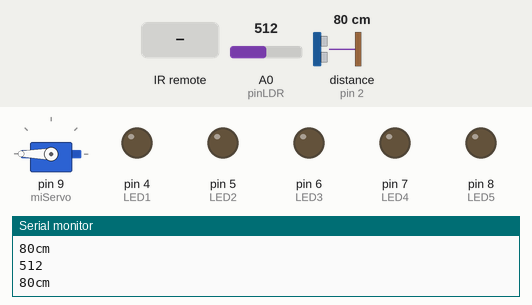
Bench run of a sketch on a simulated Arduino Uno, built with avr-gcc and run on an emulated ATmega328P. Parts: servo, output pins drawn as LEDs (lit = HIGH), the last lines printed to the serial monitor. Wiring (inferred from the names in the program): ultrasonic range finder: trigger pin 3; echo pin 2. The test bench sets the inputs (shaded band); at power-on: distance to the obstacle (sensor on pin 2) 80 cm, A0 (pinLDR) = 512. The echo pulse lasts 58.3 µs per cm; pins used as bus, display or sensor lines are not drawn.

Above: at 1.2 s.
1.3 s: distance to the obstacle (sensor on pin 2) set to 8 cm
2.8 s: distance to the obstacle (sensor on pin 2) set to 5 cm
At 4.0 s:
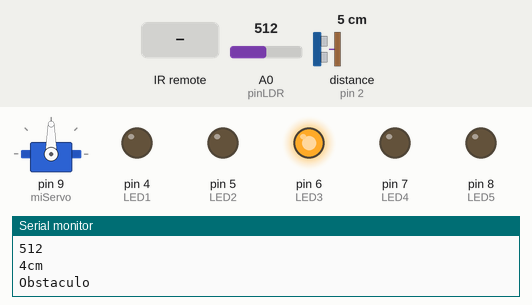
4.3 s: infrared code 0xFFA25D received
At 4.8 s:
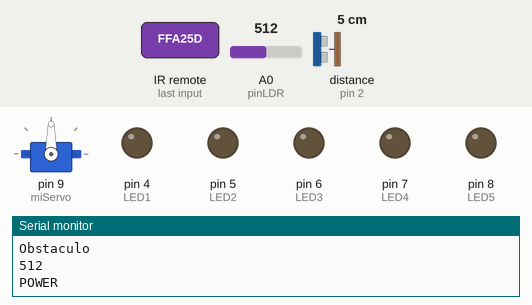
6.4 s: A0 (pinLDR) set to 313
7.9 s: A0 (pinLDR) set to 283
At 8.9 s:
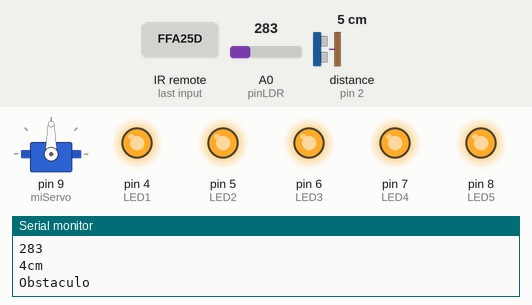
9.6 s: distance to the obstacle (sensor on pin 2) set to 18 cm
At 10.4 s:
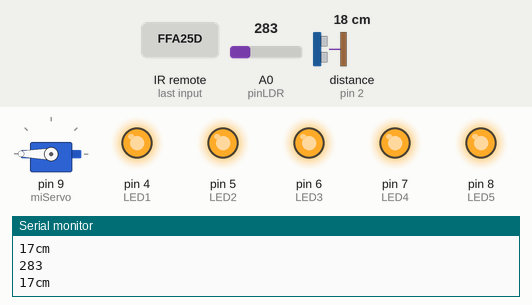
Timing chart, 0 to 12.2 s (numbered marks = the images above; inputs shaded):
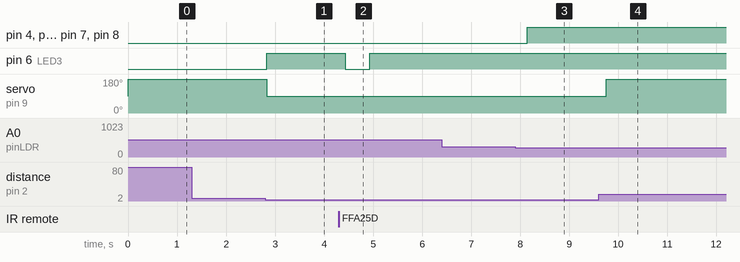

The sketch:

Programaci_n_Casa_Dom_tica.ino
```cpp
//@Sergitooo

#include "IRremote.h"
#include <Servo.h>

#define LED1 4
#define LED2 5
#define LED3 6
#define LED4 7
#define LED5 8

const int LEDPin1 = 4;
const int LEDPin2 = 5;
const int LEDPin3 = 6;
const int LEDPin4 = 7;
const int LEDPin5 = 8;

int cm = 0;
long distancia, duracion; //long valores decimales
int posicion1 = 90;
int posicion2 = 180;
Servo miServo; //al pin 13
#define Pecho 2 //Echo al pin 6
#define Ptrig 3 //Trig pin 7

// Pin analogico de entrada para el LDR
int pinLDR = 0;

// Variable donde se almacena el valor del LDR
int valorLDR = 0;

int receiver = 11;
IRrecv irrecv(receiver);
decode_results results;

void translateIR() {
  switch (results.value) {
    case 0xFFA25D: Serial.println("POWER");
      digitalWrite(LED1, LOW);
      digitalWrite(LED2, LOW);
      digitalWrite(LED3, LOW);
      digitalWrite(LED4, LOW);
      digitalWrite(LED5, LOW);
      break;

    case 0xFFC23D: Serial.println("FAST FORWARD");
      digitalWrite(LED1, HIGH);
      digitalWrite(LED2, HIGH);
      digitalWrite(LED3, HIGH);
      digitalWrite(LED4, HIGH);
      digitalWrite(LED5, HIGH);
      break;

    case 0xFF6897: Serial.println("0");
      pinMode(LED1, OUTPUT);
      digitalWrite(LED1, HIGH);
      break;

    case 0xFF30CF: Serial.println("1");
      pinMode(LED2, OUTPUT);
      digitalWrite(LED2, HIGH);
      break;

    case 0xFF18E7: Serial.println("2");
      pinMode(LED3, OUTPUT);
      digitalWrite(LED3, HIGH);
      break;

    case 0xFF7A85: Serial.println("3");
      pinMode(LED4, OUTPUT);
      digitalWrite(LED4, HIGH);
      break;

    case 0xFF10EF: Serial.println("4");
      pinMode(LED5, OUTPUT);
      digitalWrite(LED5, HIGH);
      break;

    case 0xFF52AD: Serial.println("9");
      // Apagar todos los leds siempre que se inicia el ciclo
      digitalWrite(LEDPin1, LOW);
      digitalWrite(LEDPin2, LOW);
      digitalWrite(LEDPin3, LOW);
      digitalWrite(LEDPin4, LOW);
      digitalWrite(LEDPin5, LOW);

      break;

    case 0xFFFFFFFF: Serial.println("ERROR"); break;

    default:
      Serial.println("Otro botón");
  }

  delay(500);
}

void setup() {
  Serial.begin(9600);
  Serial.println("IR Receiver Button Decode");
  irrecv.enableIRIn();

  pinMode(LEDPin1, OUTPUT);
  pinMode(LEDPin2, OUTPUT);
  pinMode(LEDPin3, OUTPUT);
  pinMode(LEDPin4, OUTPUT);
  pinMode(LEDPin5, OUTPUT);

  pinMode(Pecho, INPUT);  //define el pin 6 como entrada (echo)
  pinMode(Ptrig, OUTPUT); //define el pin 7 como salida (triger)
  miServo.attach (9);         //define el pin 13 como salida para mover el servo enviando la señal de distancia menor a 10

}


void loop() {

  // Guardamos el valor leido del ADC en una variable
  // El valor leido por el ADC (voltaje) aumenta de manera directamente proporcional
  // con respecto a la luz percibida por el LDR
  valorLDR = analogRead(pinLDR);

  // Devolver el valor leido a nuestro monitor serial en el IDE de Arduino
  Serial.println(valorLDR);
  // Encender los leds apropiados de acuerdo al valor de ADC
  if (valorLDR < 300)
  {
    digitalWrite(LEDPin1, HIGH);
    digitalWrite(LEDPin2, HIGH);
    digitalWrite(LEDPin3, HIGH);
    digitalWrite(LEDPin4, HIGH);
    digitalWrite(LEDPin5, HIGH);
  }

  if (irrecv.decode(&results))
  {
    translateIR();
    irrecv.resume();
  }

  digitalWrite (Ptrig, LOW);
  delayMicroseconds(2);
  digitalWrite(Ptrig, HIGH); //genera el pulso de triger de 10ms
  delayMicroseconds(10);
  digitalWrite(Ptrig, LOW);

  duracion = pulseIn(Pecho, HIGH); //con esto sabemos cuanto tiempo estuvo en alto(HIGH)
  distancia = (duracion / 2) / 29; //   calcula la distancia en centimetros

  if (distancia >= 500 || distancia <= 0) { //si la distancia es mayor a 500cm o menor a 0cm
    Serial.println("---");                 //no mide nada
  }
  else {
    Serial.print(distancia);               //envia el valor de la distancia por el puerto serial
    Serial.println("cm");                  //le coloca a la distancia los centimetros "cm"
    digitalWrite(13, LOW);                   //en bajo el pin 13, no mueve el servo
  }

  if (distancia <= 5 && distancia >= 1) {
    miServo.write(posicion1);                //mueve el servo si la distancia es menor a 10cm
    Serial.println("Obstaculo");          //envia la palabra "obstaculo" por el puerto serial
    pinMode(LED3, OUTPUT);
    digitalWrite(LED3, HIGH);
  }
  else
  {
    miServo.write(posicion2);
  }
  delay(400);                             //espera 400ms para que logre ver la distancia

}
```

Measured:
- the behaviour switches between 7 and 6 cm on distance to the obstacle (sensor on pin 2) (found by bisection; images 0 and 1)
- the behaviour switches between 300 and 299 on A0 (pinLDR) (found by bisection; images 2 and 3)
- after the input at 2.8 s, pin 6 (LED3): LOW → HIGH at once; servo on pin 9 (miServo): 180° → 90° at once
- after the input at 4.3 s, pin 6 (LED3): HIGH → LOW after 0.14 s, → HIGH 0.50 s later
- after the input at 7.9 s, pin 4 (LED1), pin 5 (LED2), pin 7 (LED4), pin 8 (LED5): LOW → HIGH after 0.25 s
- after the input at 9.6 s, servo on pin 9 (miServo): 90° → 180° after 0.15 s
